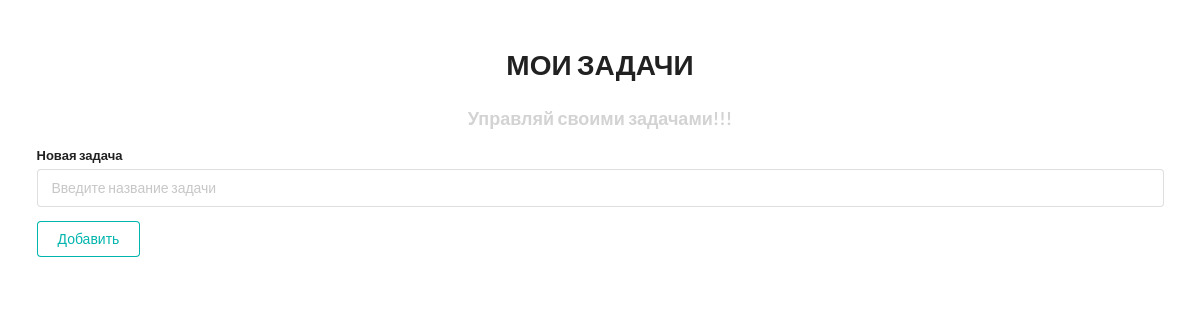
Before: / with the older database file.
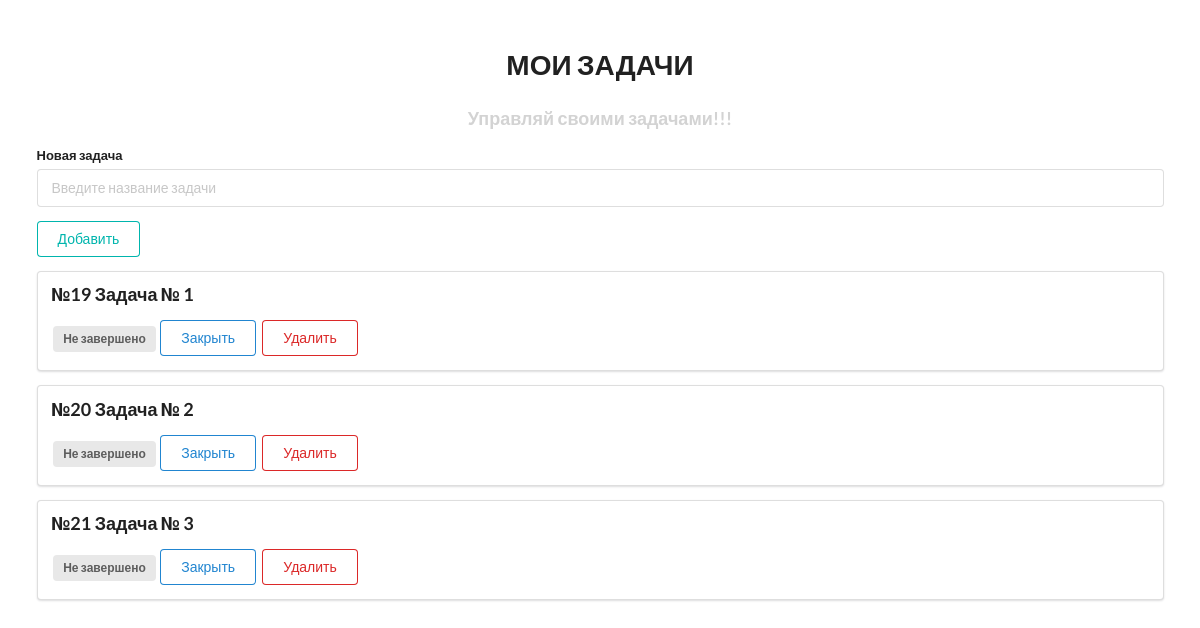
After: the same page with the newer database file.
### todolist/models.py (models this page shows, shortened)
class ToDo(models.Model):
    title = models.CharField('Название задания', max_length=500)
    is_complete = models.BooleanField('Завершено', default=False)
    class Meta:
        verbose_name = 'Задание'
        verbose_name_plural = 'Задания'

### todolist/views.py (the view)
# urls.py: path('', views.index, name='index'),
def index(request):
    todos = ToDo.objects.all()
    return render(request, 'todoapp/index.html', {'todo_list': todos, 'title': 'Главная страница'})

### templates/todoapp/index.html (shortened to what this page needs)
{% extends 'todoapp/layout.html' %}
{% block content %}
<div style="margin-top: 50px;" class="ui container">
    <h1 class="ui center aligned header">МОИ ЗАДАЧИ</h1>
    <h3 class="test_style">Управляй своими задачами!!!</h3>
    <form class="ui form" action="{% url 'add' %}" method='post'>
        <div class="field">
            <label>Новая задача</label>
            <input type="text" name="title" placeholder="Введите название задачи"><br>
        </div>
        <button class="ui teal basic button" type="submit">Добавить</button>
    </form>
{% for todo in todo_list %}
<div class="ui segment">
    <p class="ui big header">№{{ todo.id }} {{ todo.title }}</p>
    {% if todo.is_complete == False %}
    <span class="ui gray label">Не завершено</span>
    <a class="ui primary basic button" href="{% url 'update' todo_id=todo.id %}">Закрыть</a>
    {% else %}
    <span class="ui green label">Завершено</span>
    <a class="ui blue button" href="{% url 'update' todo_id=todo.id %}">Открыть</a>
    {% endif %}
    <a class="ui negative basic button" href="{% url 'delete' todo_id=todo.id %}">Удалить</a>
</div>
{% endfor %}
{% endblock %}

### templates/todoapp/layout.html (shortened to what this page needs)
<!doctype html>
{% load static %}
<html lang=en>
<head>
    <link rel="stylesheet"  href="https://cdn.jsdelivr.net/npm/semantic-ui@2/dist/semantic.min.css">
    <link rel="stylesheet" href="{% static 'todolist/css/style_.css' %}">
</head>
<body>
{% block content %}
{% endblock %}
</body>
</html>

### todolist/static/todolist/css/style_.css (style rules this page uses)
.test_style { text-align: center; color: lightgrey; }

Changed rows visible on the page:
added ToDo: id "19", title "Задача № 1", is_complete "Не завершено"
added ToDo: id "20", title "Задача № 2", is_complete "Не завершено"
added ToDo: id "21", title "Задача № 3", is_complete "Не завершено"
